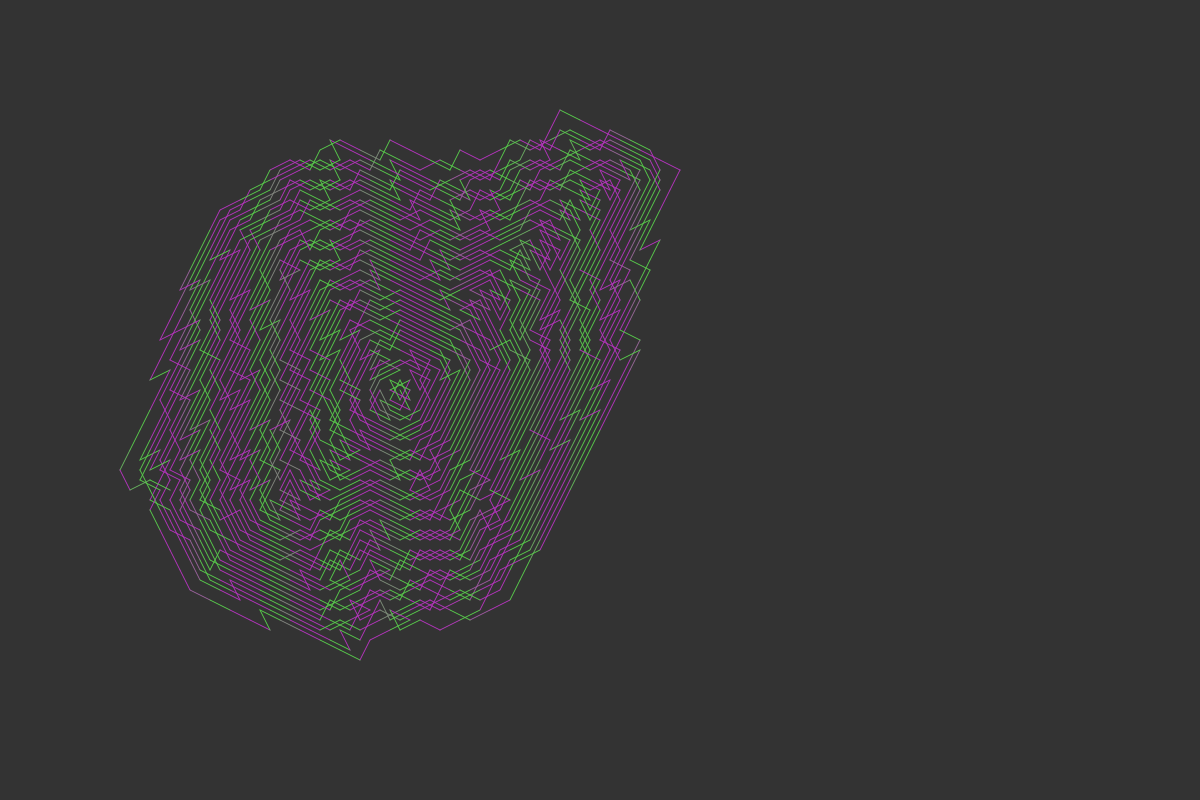
Frame 1 (no input)
Frame 2 (the mouse pressed at the canvas centre, redrawn once): identical to frame 1, image omitted

The p5.js sketch that drew this single still picture (run headless with seeded random() and noise() and a simulated clock; the mouse was pressed at the canvas centre and the sketch redrawn once):

// p5.js sketch
// ── sketch.js
/**
 * Inspiration
 * https://www.youtube.com/watch?v=RGQe8waGJ4w&t=0s
 **/
let k, m, ms, info;
function setup(){
  createCanvas(window.innerWidth,800);
  //Set up nested array (square spiral chessboard) //Adjust chessboard, staggered diagonal ? regular?
  ms = 80;
  k = new Knight([ms/2,(ms/2)-1], 1, 2);
  console.log(k.currPos);
  m = generateMatrix(ms);
  console.log(m);
  console.log(k);

  info = createP('');
  background(51);
}

function draw(){

  let colourA = color(floor(random(255)),floor(random(255)),floor(random(255)));//color(253, 174, 120); these are neat colours
  let colourB = color(floor(random(255)),floor(random(255)),floor(random(255)));//color(226, 129, 161);

  //run and draw knight working through pattern
  while(!k.stuck){
    let startStroke = k.currPos;
    stroke(lerpColor(colourA, colourB, sin(startStroke[0])*2));

    k.move(m, k.currPos);

    line(
      startStroke[0]*10,
      startStroke[1]*10,
      k.currPos[0]*10,
      k.currPos[1]*10
    );

  }
  noLoop();

  let outcome = 'Finished!<br/> last move: ' + k.visited[k.visited.length-1] +
  '<br/> Total Moves: ' + k.visited.length;
  info.html(outcome);
  console.log(k);
}

function generateMatrix(n){
  //Create starting Array
  let result = new Array(n).fill().map(
    () => new Array(n).fill(0)
  );

  //Work out nxn
  let startPos = n*n;
  //https://code.likeagirl.io/create-a-nxn-matrix-spiral-with-javascript-955ee18402f7 Thanks!
  let startCol = 0;
  let endCol = n - 1;
  let startRow = 0;
  let endRow = n - 1;
  while (startCol <= endCol && startRow <= endRow) {
      for (let i = startCol; i <= endCol; i++) {
          result[startRow][i] = startPos;
          startPos--;
      }
      startRow++;
      for (let j = startRow; j <= endRow; j++) {
          result[j][endCol] = startPos;
          startPos--;
      }

      endCol--;

      for (let i = endCol; i >= startCol; i--) {
          result[endRow][i] = startPos;
          startPos--;
      }

      endRow--;
      for (let i = endRow; i >= startRow; i--) {
          result[i][startCol] = startPos;
          startPos--;
      }

      startCol++;

  }

  return result;
}

// ── Knight.js
//Make a knight class
class Knight{

  constructor(currPos, smallJump, bigJump){
    this.currPos = currPos;
    this.smallJump = smallJump;
    this.bigJump = bigJump;
    //Store previous visited positions - always starts at 1
    this.visited = [1];
    this.visitedPosOnScreen = [];
    this.stuck = false;
  }

  //Move function
  move(arr, currPos){
    //Move based on rules
    let availMoves = this.gatherMoves(arr, currPos);

    //Remove already visited values...
    let filteredMoves = availMoves.filter((arr)=>  !this.visited.includes(arr.value));

    //Declare end if stuck
    if(filteredMoves.length == 0){
      //Check array of legal moves isn't empty!
      this.stuck = true;
      console.log('STUCK!');

    } else{
      //Smallest available legal move
      let nextMove = filteredMoves.reduce(
        (min, mvs) => mvs.value < min.value ? mvs : min
      );

      //update current position
      this.currPos = nextMove.pos;
      this.visited.push(nextMove.value);

    }
  }

  gatherMoves(arr, currPos){
    let availMoves = [];

    //rules
    //Gather L shaped moves
    //currPos[0] = ROW
    let row = currPos[0];
    //currPos[1] = COL
    let col = currPos[1];

    //down 1 right 2
    if(this.isLegalMove(arr, [row+this.smallJump, col+this.bigJump])){
      availMoves.push({value: arr[row+this.smallJump][col+this.bigJump], pos: [row+this.smallJump, col+this.bigJump]});
    }
    //down 2 right 1
    if(this.isLegalMove(arr, [row+this.bigJump, col+this.smallJump])){
      availMoves.push({value: arr[row+this.bigJump][col+this.smallJump], pos: [row+this.bigJump, col+this.smallJump]});
    }

    //up 1 left 2
    if(this.isLegalMove(arr, [row-this.smallJump, col-this.bigJump])){
      availMoves.push({value: arr[row-this.smallJump][col-this.bigJump], pos: [row-this.smallJump, col-this.bigJump]});
    }
    //up 2 left 1
    if(this.isLegalMove(arr, [row-this.bigJump, col-this.smallJump])){
      availMoves.push({value: arr[row-this.bigJump][col-this.smallJump], pos: [row-this.bigJump, col-this.smallJump]});
    }

    //up 1 right 2
    if(this.isLegalMove(arr, [row-this.smallJump, col+this.bigJump])){
      availMoves.push({value: arr[row-this.smallJump][col+this.bigJump], pos:[row-this.smallJump, col+this.bigJump]});
    }
    //up 2 right 1
    if(this.isLegalMove(arr, [row-this.bigJump, col+this.smallJump])){
      availMoves.push({value: arr[row-this.bigJump][col+this.smallJump], pos:[row-this.bigJump, col+this.smallJump]});
    }

    //down 1 left 2
    if(this.isLegalMove(arr, [row+this.smallJump, col-this.bigJump])){
      availMoves.push({value: arr[row+this.smallJump][col-this.bigJump], pos: [row+this.smallJump, col-this.bigJump]});
    }
    //down 2 left 1
    if(this.isLegalMove(arr, [row+this.bigJump, col-this.smallJump])){
      availMoves.push({value: arr[row+this.bigJump][col-this.smallJump], pos: [row+this.bigJump, col-this.smallJump]});
    }

    // console.log(availMoves);
    return availMoves;
  }

  isLegalMove(arr, mv){
    //if mv returns undefined not valid
    return typeof arr[mv[0]][mv[1]] !== 'undefined';
  }


}
